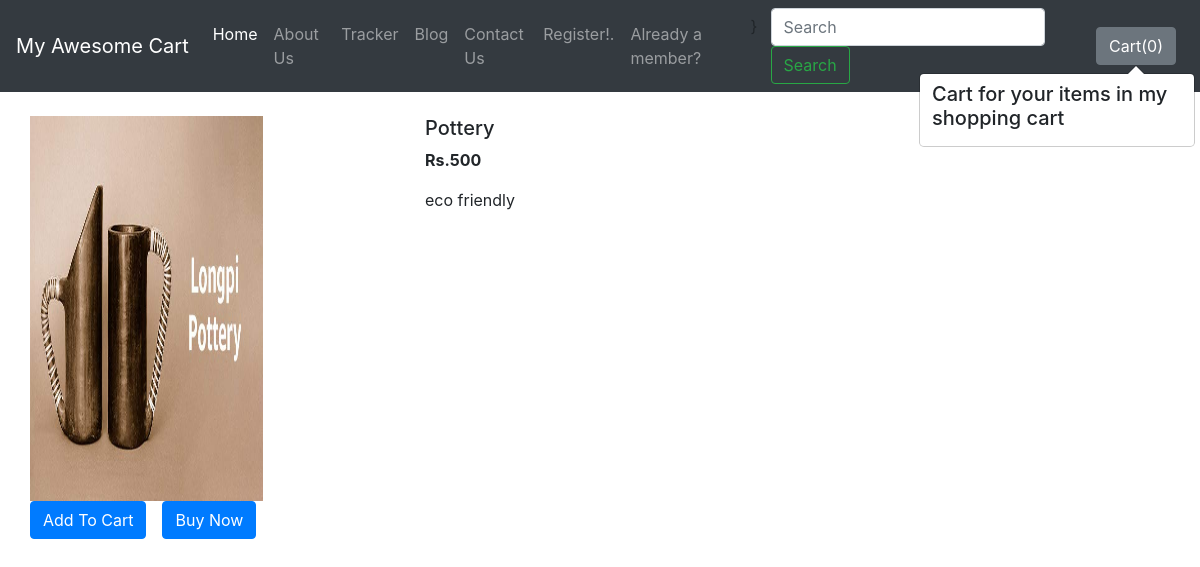
/shop/product/3, run on the app's committed database.
### shop/models.py (models this page shows)
class Productnew(models.Model):
	product_id = models.AutoField
	product_name = models.CharField(max_length=50)
	category=models.CharField(max_length=50,default="")
	sub_category=models.CharField(max_length=50,default="")
	price=models.IntegerField(default=0)
	desc = models.CharField(max_length=300)
	product_date = models.DateField()
	image=models.ImageField(upload_to="shop/images",default="")
	seller=models.ForeignKey(uu,default=None,on_delete=models.CASCADE)
	def __str__(self):
		return self.product_name

### shop/views.py (the view)
# urls.py: path('product/<int:myid>',views.productView,name="productView"),
def productView(request,myid):
	product=Productnew.objects.filter(id=myid)
	print(product)
	return render(request,'shop/productView.html',{'product':product[0]})

### shop/templates/shop/productView.html (shortened to what this page needs)
{% extends 'shop/basic.html' %}
{% block body %}
<div class="container my-4">
    <div class="row">
    <div class="col-md-4">
    <div class="row">
        <img src="/media/{{product.image}}" width="233px" height="385px">
    </div>
        <div class="row">
          <button class="btn btn-primary">Add To Cart</button>
            <button class="btn btn-primary mx-3">Buy Now</button>
        </div>
    </div>
    <div class="col-md-8">
        <h5>{{product.product_name}}</h5>
        <p><b>Rs.{{product.price}} </b></p>
        <p>{{product.desc}}</p>
    </div>
    </div>
</div>
{% endblock %}

### data on the page
Productnew: image (picture), product_name "Pottery", price "500", desc "eco friendly"
